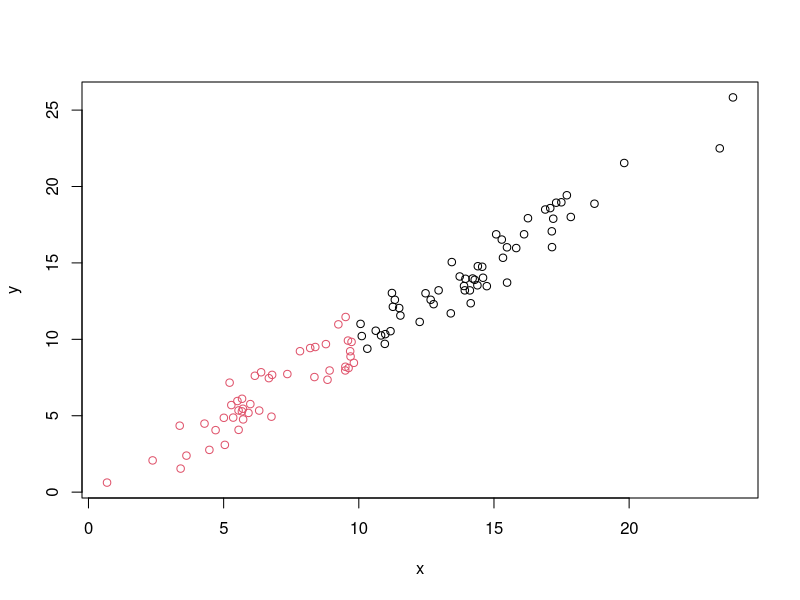

Source code (R):
## ---- chunk 1
x<-rnorm(100,10,5)
y<-jitter(x,1000)
z<-vector("character",100)
z[x>10]<-"High"
z[x<10]<-"Low"
df<-data.frame(x,y,z)
df
## ---- chunk 2
with(df,plot(x,y,col=factor(z)))
